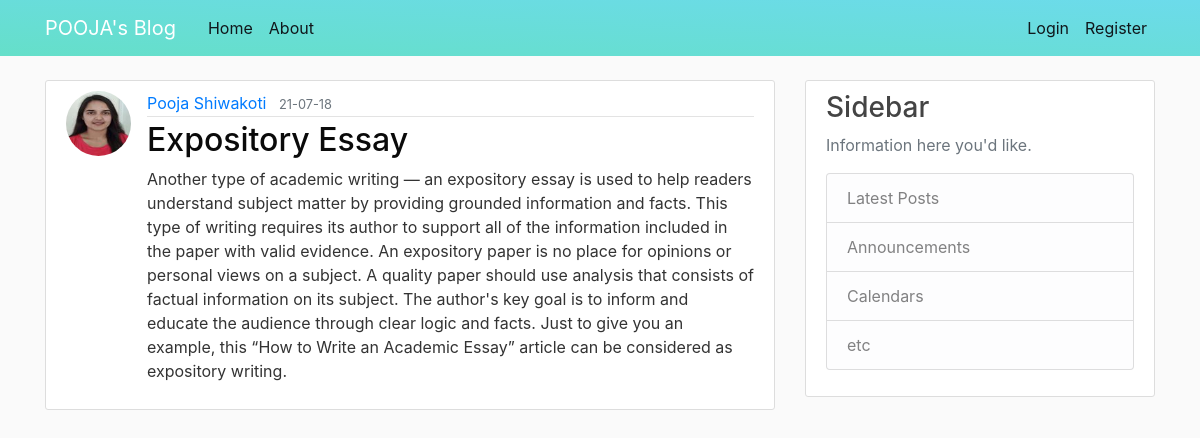
The app's page /post/16 with its own data.
### flaskblog/models.py (models this page shows, shortened)
class User(db.Model, UserMixin):
    id = db.Column(db.Integer, primary_key=True)
    username = db.Column(db.String(20), unique=True, nullable=False)
    email = db.Column(db.String(120), unique=True, nullable=False)
    image_file = db.Column(db.String(20), nullable=False, default='default.jpg')
    password = db.Column(db.String(60), nullable=False)
    posts = db.relationship('Post', backref='author', lazy=True)

class Post(db.Model):
    id = db.Column(db.Integer, primary_key=True)
    title = db.Column(db.String(100), nullable=False)
    date_posted = db.Column(db.DateTime, nullable=False, default=datetime.utcnow)
    content = db.Column(db.Text, nullable=False)
    user_id = db.Column(db.Integer, db.ForeignKey('user.id'), nullable=False)

### flaskblog/routes.py (the view)
@app.route("/post/<int:post_id>")
def post(post_id):
    post = Post.query.get_or_404(post_id)  # when using get_or_404 it return post id if didnt find then it return error 404 message
    return render_template('post.html', title= post.title, post= post)

### flaskblog/templates/post.html (shortened to what this page needs)
{% extends "layout.html" %}
{% block content %}
    <article class="media content-section">
        <img class="rounded-circle article-img" src="{{ url_for('static', filename='images/' + post.author.image_file) }}">
        <div class="media-body">
        <div class="article-metadata">
            <a class="mr-2" href="{{ url_for('user_posts', username=post.author.username) }}">{{ post.author.username }}</a>
            <small class="text-muted">{{ post.date_posted.strftime('%y-%m-%d') }}</small>
        </div>
        <h2 class="article-title">{{ post.title }}</h2>
        <p class="article-content">{{ post.content }}</p>
        </div>
    </article>
{% endblock content %}

### flaskblog/static/main.css (style rules this page uses)
body { background: #fafafa; color: #333333; margin-top: 5rem; }
h1, h2, h3, h4, h5, h6 { color: #444444; }
.content-section { background: #ffffff; padding: 10px 20px; border: 1px solid #dddddd; border-radius: 3px; margin-bottom: 20px; }
.article-title { color: #0a0a0a; }
.article-content { white-space: pre-line; }
.article-img { height: 65px; width: 65px; margin-right: 16px; }
.article-metadata { padding-bottom: 1px; margin-bottom: 4px; border-bottom: 1px solid #e3e3e3 }

### records on screen
User: image_file (picture), author.username "Pooja Shiwakoti"
Post: date_posted "21-07-18", title "Expository Essay", content "Another type of academic writing — an expository essay is used to help readers understand subject matter by providing grounded information and facts. This type of writing requires its author to support all of the information included in the paper with valid evidence. An expository paper is no place for opinions or personal views on a subject. A quality paper should use analysis that consists of factual information on its subject. The author's key goal is to inform and educate the audience through clear logic and facts. Just to give you an example, this “How to Write an Academic Essay” article can be considered as expository writing."
